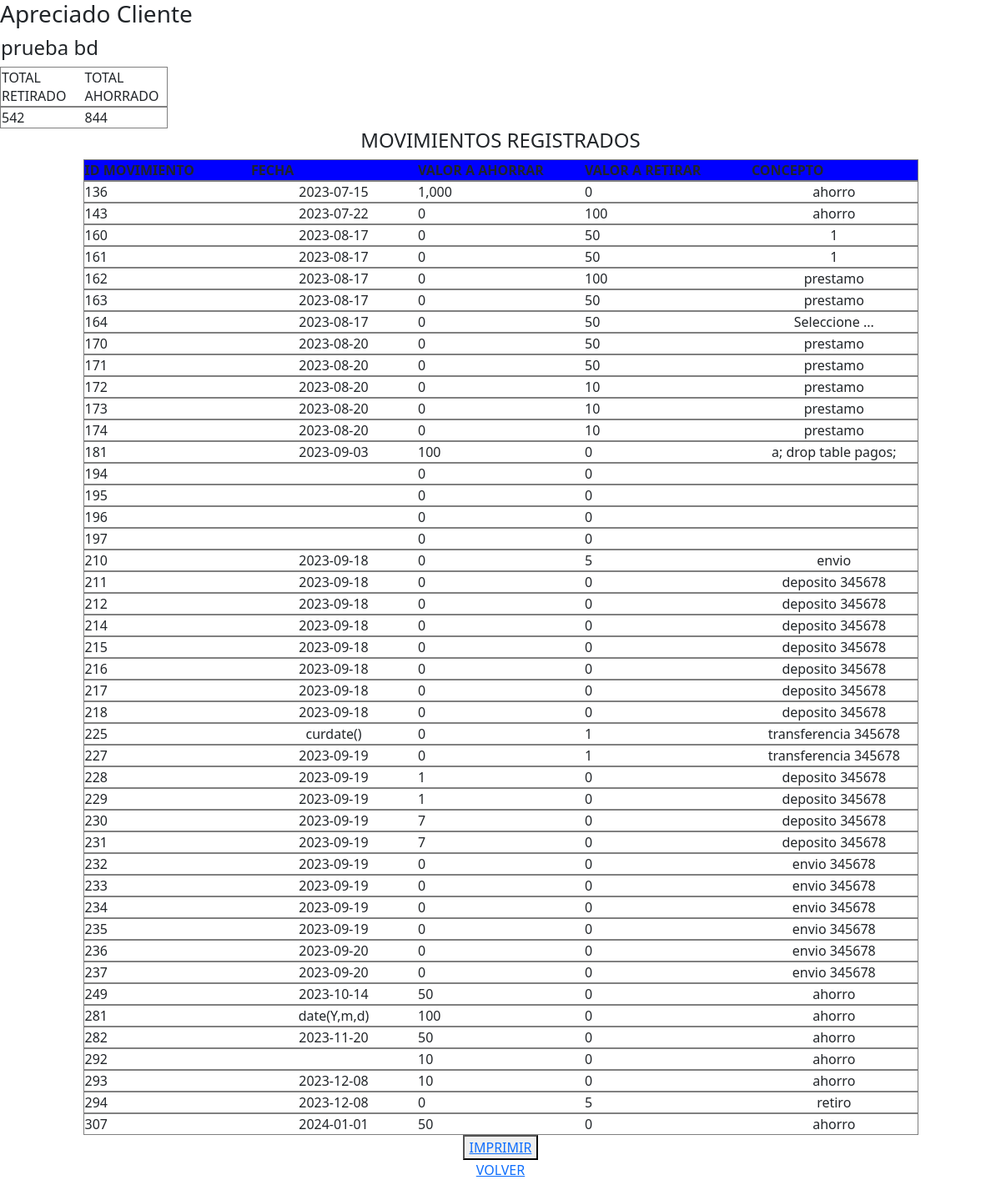
The page /conexionphp/mostrarmovimientos.php (signed in) on the database its author committed.
### tables this page shows
CREATE TABLE `usuarios` (
  `documento` int(11) NOT NULL,
  `nombres` char(60) DEFAULT NULL,
  `email` char(40) DEFAULT NULL,
  `telefono` char(15) DEFAULT NULL,
  `sendpass` char(8) DEFAULT NULL,
  PRIMARY KEY (`documento`)
);

CREATE TABLE `ahorros` (
  `id_movimiento` int(11) NOT NULL AUTO_INCREMENT,
  `usuario` int(11) DEFAULT NULL,
  `fecha` char(40) DEFAULT NULL,
  `valor_a_ahorrar` float DEFAULT NULL,
  `valor_a_retirar` float DEFAULT NULL,
  `concepto` char(40) DEFAULT NULL,
  PRIMARY KEY (`id_movimiento`),
  KEY `usuario` (`usuario`)
);

### conexionphp/mostrarmovimientos.php (the view, shortened to what this page needs)
<link href="https://cdn.jsdelivr.net/npm/bootstrap@5.3.1/dist/css/bootstrap.min.css" rel="stylesheet">
<div id='cualquier'>
<?php
$mysqli = new mysqli('127.0.0.1','root', '', 'ahorros_familia');
if ($mysqli->connect_errno) {
	echo "lo sentimos, este sitio web esta experimentando problemas.";
	exit;
}
else if
(!empty($_SESSION['nameuser']))
{
$sql= "select id, nombres from login_usuario inner join usuarios on usuarios.documento=login_usuario.id where login_usuario.id= '".$_SESSION['id']."'and nombres='".$_SESSION['nameuser']."'";
$result=mysqli_query($mysqli, $sql);
while ($mostrar=mysqli_fetch_array($result)){
echo"<table>";
echo'<h3>Apreciado Cliente</h3>';
echo"<td><h4>",$mostrar['nombres']."</h4></td>";
echo"</table>"; }
echo "<table border=1>";
 echo "<td width=100>TOTAL RETIRADO</td>";
echo "<td width=100>TOTAL AHORRADO</td>";
echo "</table>";
$sql = "SELECT sum(valor_a_retirar), sum(valor_a_ahorrar)-sum(valor_a_retirar) from login_usuario inner join ahorros on ahorros.usuario=login_usuario.id where login_usuario.id='".$_SESSION['id']."'";
$result=mysqli_query($mysqli, $sql);
while ($mostrar=mysqli_fetch_array($result))
{
echo "<table border=1>";
    echo "<td width=100>",number_format($mostrar['sum(valor_a_retirar)'])."</td>";
    echo "<td width=100>",number_format($mostrar['sum(valor_a_ahorrar)-sum(valor_a_retirar)'])."</td>";
}
echo "</table>";
echo'<CENTER><H4>MOVIMIENTOS REGISTRADOS</H4></center>';
echo'<center><table border=1>';
echo'<th width=200 bgcolor="blue">ID MOVIMIENTO</th>';
echo'<th width=200 bgcolor="blue">FECHA</th>';
echo'<th width=200 bgcolor="blue">VALOR A AHORRAR</th>';
echo'<th width=200 bgcolor="blue">VALOR A RETIRAR</th>';
echo'<th width=200 bgcolor="blue">CONCEPTO</th>';
echo "</table>";
$sql= "select id_movimiento, fecha, valor_a_ahorrar, valor_a_retirar, concepto from ahorros inner join login_usuario on login_usuario.id= ahorros.usuario where login_usuario.id='".$_SESSION['id']."'";
$result=mysqli_query($mysqli, $sql);
if($result->num_rows > 0){
while ($mostrar=mysqli_fetch_array($result))
{
echo "<table border=1>";
    echo "<td width=200>",$mostrar['id_movimiento']."</td>";
    echo "<td width=200 align='center'>",$mostrar['fecha']."</td>";
	echo "<td width=200>",number_format($mostrar['valor_a_ahorrar'])."</td>";
	echo "<td width=200>",number_format($mostrar['valor_a_retirar'])."</td>";
    echo "<td width=200 align='center'>",$mostrar['concepto']."</td>";
}
echo "</table>";
}
else { echo' <script>alert("USUARIO NO EXISTE EN LA BASE DE DATOS")</script> ';
	echo "<script>location.href='../paginas/mostrar_estado.php'</script>";
}
  }
?>
</div>
<center><button type="input"><a href="javascript:imprSelec('cualquier')">IMPRIMIR</a></button><br>
<a href='../paginashtml/main.php'>VOLVER</a>
		</center>

### rows shown on the page
ahorros: id_movimiento "136", fecha "2023-07-15", valor_a_ahorrar "1,000", valor_a_retirar "0", concepto "ahorro"
ahorros: id_movimiento "143", fecha "2023-07-22", valor_a_ahorrar "0", valor_a_retirar "100", concepto "ahorro"
ahorros: id_movimiento "160", fecha "2023-08-17", valor_a_ahorrar "0", valor_a_retirar "50", concepto "1"
ahorros: id_movimiento "161", fecha "2023-08-17", valor_a_ahorrar "0", valor_a_retirar "50", concepto "1"
ahorros: id_movimiento "162", fecha "2023-08-17", valor_a_ahorrar "0", valor_a_retirar "100", concepto "prestamo"
ahorros: id_movimiento "163", fecha "2023-08-17", valor_a_ahorrar "0", valor_a_retirar "50", concepto "prestamo"
ahorros: id_movimiento "164", fecha "2023-08-17", valor_a_ahorrar "0", valor_a_retirar "50", concepto "Seleccione ..."
ahorros: id_movimiento "170", fecha "2023-08-20", valor_a_ahorrar "0", valor_a_retirar "50", concepto "prestamo"
ahorros: id_movimiento "171", fecha "2023-08-20", valor_a_ahorrar "0", valor_a_retirar "50", concepto "prestamo"
ahorros: id_movimiento "172", fecha "2023-08-20", valor_a_ahorrar "0", valor_a_retirar "10", concepto "prestamo"
ahorros: id_movimiento "173", fecha "2023-08-20", valor_a_ahorrar "0", valor_a_retirar "10", concepto "prestamo"
ahorros: id_movimiento "174", fecha "2023-08-20", valor_a_ahorrar "0", valor_a_retirar "10", concepto "prestamo"
ahorros: id_movimiento "181", fecha "2023-09-03", valor_a_ahorrar "100", valor_a_retirar "0", concepto "a; drop table pagos;"
ahorros: id_movimiento "194", valor_a_ahorrar "0", valor_a_retirar "0"
ahorros: id_movimiento "195", valor_a_ahorrar "0", valor_a_retirar "0"
ahorros: id_movimiento "196", valor_a_ahorrar "0", valor_a_retirar "0"
ahorros: id_movimiento "197", valor_a_ahorrar "0", valor_a_retirar "0"
ahorros: id_movimiento "210", fecha "2023-09-18", valor_a_ahorrar "0", valor_a_retirar "5", concepto "envio"
ahorros: id_movimiento "211", fecha "2023-09-18", valor_a_ahorrar "0", valor_a_retirar "0", concepto "deposito 345678"
ahorros: id_movimiento "212", fecha "2023-09-18", valor_a_ahorrar "0", valor_a_retirar "0", concepto "deposito 345678"
ahorros: id_movimiento "214", fecha "2023-09-18", valor_a_ahorrar "0", valor_a_retirar "0", concepto "deposito 345678"
ahorros: id_movimiento "215", fecha "2023-09-18", valor_a_ahorrar "0", valor_a_retirar "0", concepto "deposito 345678"
ahorros: id_movimiento "216", fecha "2023-09-18", valor_a_ahorrar "0", valor_a_retirar "0", concepto "deposito 345678"
ahorros: id_movimiento "217", fecha "2023-09-18", valor_a_ahorrar "0", valor_a_retirar "0", concepto "deposito 345678"
ahorros: id_movimiento "218", fecha "2023-09-18", valor_a_ahorrar "0", valor_a_retirar "0", concepto "deposito 345678"
ahorros: id_movimiento "225", fecha "curdate()", valor_a_ahorrar "0", valor_a_retirar "1", concepto "transferencia 345678"
ahorros: id_movimiento "227", fecha "2023-09-19", valor_a_ahorrar "0", valor_a_retirar "1", concepto "transferencia 345678"
ahorros: id_movimiento "228", fecha "2023-09-19", valor_a_ahorrar "1", valor_a_retirar "0", concepto "deposito 345678"
ahorros: id_movimiento "229", fecha "2023-09-19", valor_a_ahorrar "1", valor_a_retirar "0", concepto "deposito 345678"
ahorros: id_movimiento "230", fecha "2023-09-19", valor_a_ahorrar "7", valor_a_retirar "0", concepto "deposito 345678"
ahorros: id_movimiento "231", fecha "2023-09-19", valor_a_ahorrar "7", valor_a_retirar "0", concepto "deposito 345678"
ahorros: id_movimiento "232", fecha "2023-09-19", valor_a_ahorrar "0", valor_a_retirar "0", concepto "envio 345678"
ahorros: id_movimiento "233", fecha "2023-09-19", valor_a_ahorrar "0", valor_a_retirar "0", concepto "envio 345678"
ahorros: id_movimiento "234", fecha "2023-09-19", valor_a_ahorrar "0", valor_a_retirar "0", concepto "envio 345678"
ahorros: id_movimiento "235", fecha "2023-09-19", valor_a_ahorrar "0", valor_a_retirar "0", concepto "envio 345678"
ahorros: id_movimiento "236", fecha "2023-09-20", valor_a_ahorrar "0", valor_a_retirar "0", concepto "envio 345678"
ahorros: id_movimiento "237", fecha "2023-09-20", valor_a_ahorrar "0", valor_a_retirar "0", concepto "envio 345678"
ahorros: id_movimiento "249", fecha "2023-10-14", valor_a_ahorrar "50", valor_a_retirar "0", concepto "ahorro"
ahorros: id_movimiento "281", fecha "date(Y,m,d)", valor_a_ahorrar "100", valor_a_retirar "0", concepto "ahorro"
ahorros: id_movimiento "282", fecha "2023-11-20", valor_a_ahorrar "50", valor_a_retirar "0", concepto "ahorro"
ahorros: id_movimiento "292", valor_a_ahorrar "10", valor_a_retirar "0", concepto "ahorro"
ahorros: id_movimiento "293", fecha "2023-12-08", valor_a_ahorrar "10", valor_a_retirar "0", concepto "ahorro"
ahorros: id_movimiento "294", fecha "2023-12-08", valor_a_ahorrar "0", valor_a_retirar "5", concepto "retiro"
ahorros: id_movimiento "307", fecha "2024-01-01", valor_a_ahorrar "50", valor_a_retirar "0", concepto "ahorro"

### other values the page prints
$mostrar['nombres'] "prueba bd"
$mostrar['sum(valor_a_retirar)'] "542"
$mostrar['sum(valor_a_ahorrar)-sum(valor_a_retirar)'] "844"
